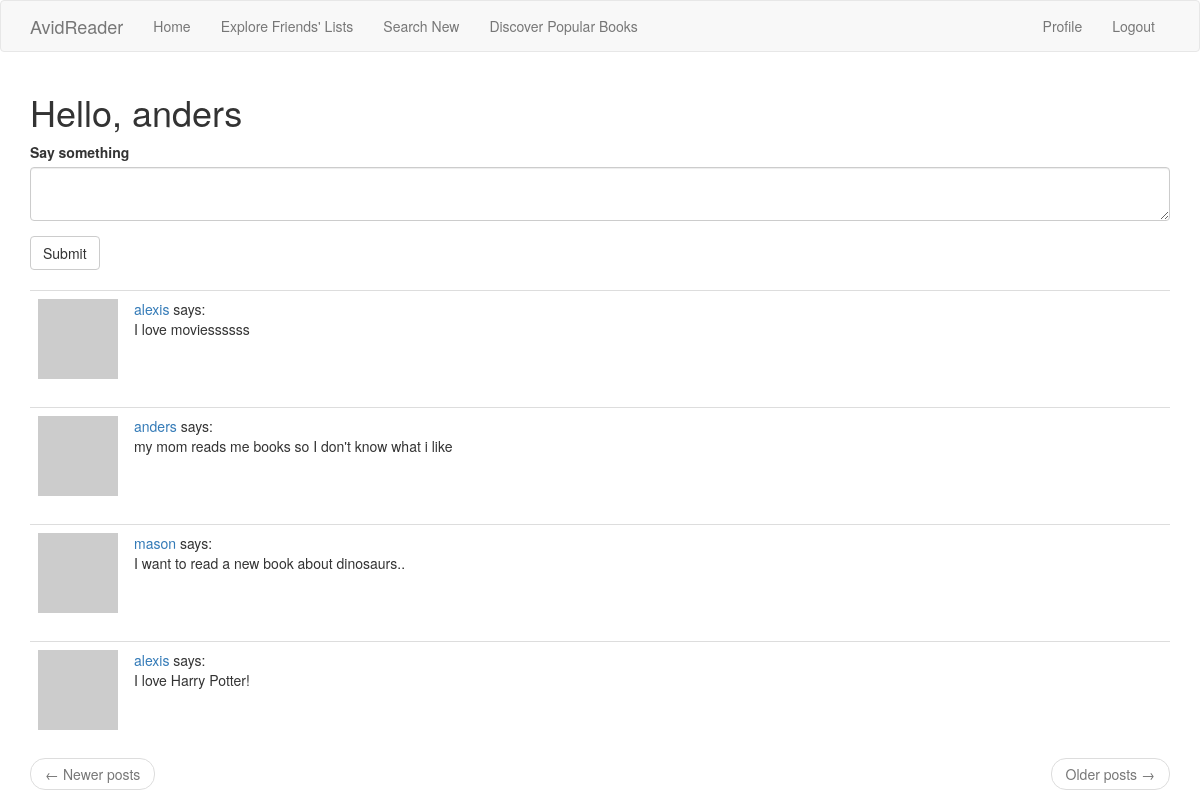
The page /index (signed in) on the database its author committed.
### app/models.py (models this page shows, shortened)
class User(UserMixin, db.Model):
    id = db.Column(db.Integer, primary_key=True)
    username = db.Column(db.String(64), index=True, unique=True)
    email = db.Column(db.String(120), index=True, unique=True)
    password_hash = db.Column(db.String(128))
    posts = db.relationship('Post', backref='author', lazy='dynamic')
    books = db.relationship('Book', backref='owner', lazy='dynamic')
    about_me = db.Column(db.String(140))
    last_seen = db.Column(db.DateTime, default=datetime.utcnow)
    followed = db.relationship('User', secondary=followers,
                               primaryjoin=(followers.c.follower_id == id),
                               secondaryjoin=(followers.c.followed_id == id),
                               backref=db.backref('followers', lazy='dynamic'), lazy='dynamic')
    def avatar(self, size):
        digest = md5(self.email.lower().encode('utf-8')).hexdigest()
        return 'https://www.gravatar.com/avatar/{}?d=identicon&s={}'.format(digest, size)
    def followed_posts(self):
        followed = Post.query.join(followers, (followers.c.followed_id == Post.user_id)).filter(followers.c.follower_id == self.id)
        own = Post.query.filter_by(user_id=self.id)
        return followed.union(own).order_by(Post.timestamp.desc())

class Post(db.Model):
    id = db.Column(db.Integer, primary_key=True)
    body = db.Column(db.String(140))
    timestamp = db.Column(db.DateTime, index=True, default=datetime.utcnow)
    user_id = db.Column(db.Integer, db.ForeignKey('user.id'))

### app/routes.py (the view)
@app.route('/', methods=['GET', 'POST'])
@app.route('/index', methods=['GET', 'POST'])
@login_required
def index():
    form = PostForm()
    if form.validate_on_submit():
        post = Post(body=form.post.data, author=current_user)
        db.session.add(post)
        db.session.commit()
        flash('your post is now live!')
        return redirect(url_for('index'))
    posts = current_user.followed_posts().all()
    return render_template("index.html", title='Home Page', form=form, posts=posts)#, nyt_books=nyt_books)

### app/forms.py
class PostForm(FlaskForm):
    post = TextAreaField('Say something', validators=[
        DataRequired(), Length(min=1, max=140)])
    submit = SubmitField('Submit')

### app/models.py (called while the page is built)
@login.user_loader
def load_user(id):
    return User.query.get(int(id))

### app/routes.py (called while the page is built)
@app.before_request
def before_request():
    if current_user.is_authenticated:
        current_user.last_seen = datetime.utcnow()
        db.session.commit()

### app/templates/index.html (shortened to what this page needs)
{% extends "base.html" %}
{% import 'bootstrap/wtf.html' as wtf %}
{% block app_content %}
        <h1>Hello, {{ current_user.username }}</h1>
        {% if form %}
            {{ wtf.quick_form(form) }}
            <br>
        {% endif %}
        {% for post in posts %}
            {% include '_post.html' %}
        {% endfor %}
    <nav aria-label="...">
        <ul class="pager">
            <li class="previous{% if not prev_url %} disabled{% endif %}">
                <a href="{{ prev_url or '#' }}">
                    <span aria-hidden="true">&larr;</span> Newer posts
                </a>
            </li>
            <li class="next{% if not next_url %} disabled{% endif %}">
                <a href="{{ next_url or '#' }}">
                    Older posts <span aria-hidden="true">&rarr;</span>
                </a>
            </li>
        </ul>
    </nav>
{% endblock %}

### app/templates/_post.html
<table class="table table-hover">
    <tr>
        <td width="70px">
            <a href="{{ url_for('user', username=post.author.username) }}">
                <img src="{{ post.author.avatar(70) }}" />
            </a>
        </td>
        <td>
            <a href="{{ url_for('user', username=post.author.username) }}">
                {{ post.author.username }}
            </a>
            says: <br>{{ post.body }}
        </td>
    </tr>
</table>

### rows shown on the page
User: username "anders"
Post: author.username "alexis", body "I love moviessssss"
Post: author.username "anders", body "my mom reads me books so I don't know what i like"
Post: author.username "mason", body "I want to read a new book about dinosaurs.."
Post: author.username "alexis", body "I love Harry Potter!"
